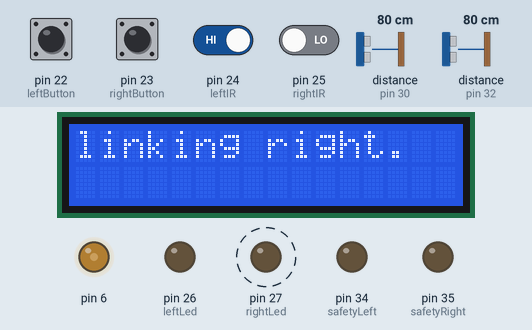
Simulated run of this sketch. Board: Arduino Mega 2560, built with avr-gcc and run on an emulated ATmega2560. Parts: 16×2 character LCD, output pins drawn as LEDs (lit = HIGH). Wiring (inferred from the names in the program): 2 × ultrasonic range finder: trigger pin 31, echo pin 30 / trigger pin 33, echo pin 32. Dashed ring = blinking. The inputs (shaded band) are chosen by the test bench; at power-on: pin 24 (leftIR) HIGH, pin 22 (leftButton), pin 23 (rightButton), pin 25 (rightIR) LOW, distance to the obstacle (sensors on pin 32, pin 30) 80 cm. The echo pulse lasts 58.3 µs per cm; pins used as bus, display or sensor lines are not drawn; what the sketch prints to the serial monitor is not drawn.

Above: at 1.2 s.
1.3 s: distance to the obstacle (sensor on pin 32) set to 46 cm
14.0 s: distance to the obstacle (sensor on pin 32) set to 39 cm
At 20.9 s:
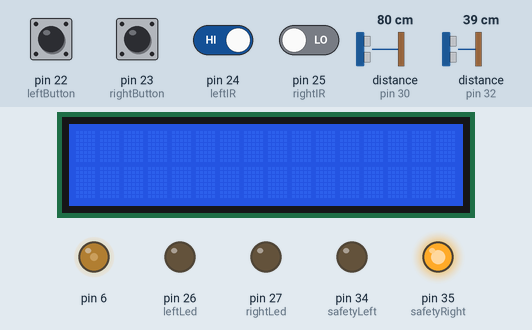
21.3 s: pin 24 (leftIR) driven LOW
At 21.8 s:
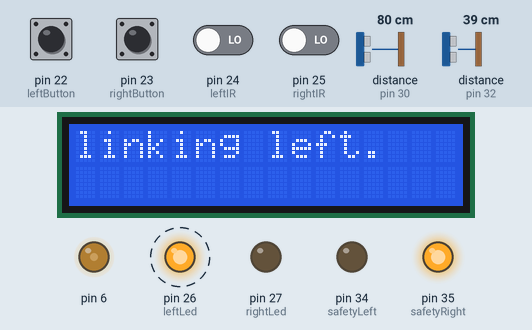
28.6 s: distance to the obstacle (sensor on pin 30) set to 2 cm
At 35.0 s:
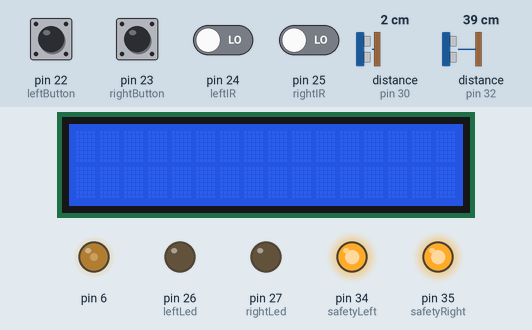
35.9 s: distance to the obstacle (sensor on pin 32) set to 60 cm
At 36.9 s:
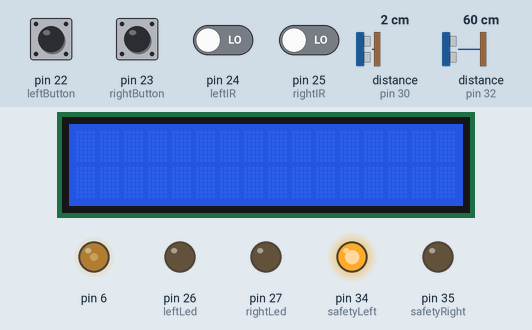
43.2 s: distance to the obstacle (sensor on pin 30) set to 36 cm
50.5 s: distance to the obstacle (sensor on pin 30) set to 46 cm
At 52.3 s:
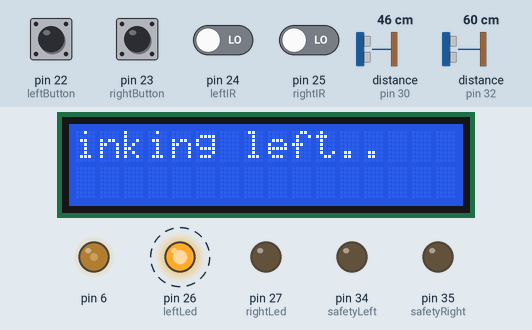
Timing chart, 0 to 58.8 s (numbered marks = the images above; inputs shaded):
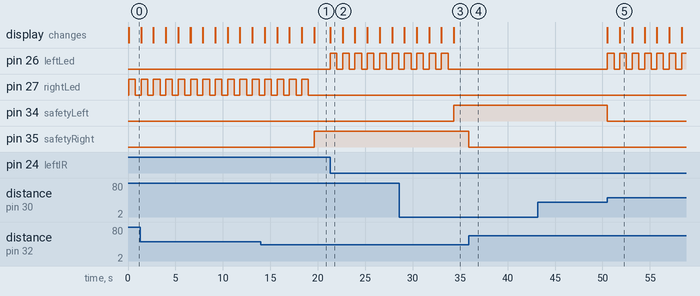

The sketch:

smartBicycle.ino
```cpp
#include <LiquidCrystal.h>
LiquidCrystal lcd(12, 11, 5, 4, 3, 2);

const int leftButton = 22;
const int rightButton = 23;
const int leftIR = 24;
const int rightIR = 25;
const int leftLed =  26;
const int rightLed =  27;
const int trigLeft = 31;
const int echoLeft = 30;
const int trigRight = 33;
const int echoRight = 32;
const int safetyLeft = 34;
const int safetyRight = 35;

int contrast = 85;     //not needed if pot is connected to pin 6 i.e. Vo of lcd
int buttonState = 0;
int irState = HIGH;
long duration, distance, sonarLeft, sonarRight;

void setup() {
  Serial.begin(19200);
  Serial.println("System started");
  analogWrite(6, contrast);     //not needed if pot is connected to pin 6 i.e. Vo of lcd
  lcd.begin(16, 2);
  lcd.print("System started");
  pinMode(leftButton, INPUT);
  pinMode(rightButton, INPUT);
  pinMode(leftIR, INPUT);
  pinMode(rightIR, INPUT);
  pinMode(leftLed, OUTPUT);
  pinMode(rightLed, OUTPUT);
  pinMode(trigLeft, OUTPUT);
  pinMode(echoLeft, INPUT);
  pinMode(safetyLeft, OUTPUT);

  pinMode(trigRight, OUTPUT);
  pinMode(echoRight, INPUT);
  pinMode(safetyRight, OUTPUT);
}

void loop() {
  SonarSensor(trigLeft, echoLeft);
  sonarLeft = distance;
  SonarSensor(trigRight, echoRight);
  sonarRight = distance;

  if (sonarLeft <= 40) { // if distance is less than 40cm~16inch turn the LED ON
    digitalWrite(safetyLeft, HIGH);
    Serial.print("Unsafe Left: ");
    Serial.print(sonarLeft);
    Serial.println(" cm");
  } else {
    Serial.print("Left: ");
    Serial.print(sonarLeft);
    Serial.println(" cm");
    digitalWrite(safetyLeft, LOW);
  }

  if (sonarRight <= 40) {
    digitalWrite(safetyRight, HIGH);
    Serial.print("Unsafe Right: ");
    Serial.print(sonarRight);
    Serial.println(" cm");
  } else {
    Serial.print("Right: ");
    Serial.print(sonarRight);
    Serial.println(" cm");
    digitalWrite(safetyRight, LOW);
  }

  lcd.setCursor(0, 0);
  if (digitalRead(leftButton) == HIGH || digitalRead(leftIR) == LOW) {
    lcd.clear();
    if (sonarLeft > 40) {
      blinkLeft();
    }
  } else if (digitalRead(rightButton) == HIGH || digitalRead(rightIR) == LOW) {
    lcd.clear();
    if (sonarRight > 40) {
      blinkRight();
    }
  }
}

void blinkLeft() {
  Serial.print("Blinking left");
  lcd.print("Blinking left");
  lcd.autoscroll();
  for (int i = 0; i < 5; i++) {
    digitalWrite(leftLed, HIGH);
    Serial.print(".");
    lcd.print(".");
    delay(700);
    digitalWrite(leftLed, LOW);
    delay(600);
  }
  lcd.noAutoscroll();
  lcd.clear();
  Serial.println("\nLed off");
  lcd.print("Led off");
}

void blinkRight() {
  Serial.print("Blinking right");
  lcd.print("Blinking right");
  lcd.autoscroll();
  for (int i = 0; i < 5; i++) {
    digitalWrite(rightLed, HIGH);
    Serial.print(".");
    lcd.print(".");
    delay(700);
    digitalWrite(rightLed, LOW);
    delay(600);
  }
  lcd.noAutoscroll();
  lcd.clear();
  Serial.println("\nLed off");
  lcd.print("Led off");
}

void SonarSensor(int trigPinSensor, int echoPinSensor) {
  digitalWrite(trigPinSensor, LOW);// put trigpin LOW
  delayMicroseconds(2);// wait 2 microseconds
  digitalWrite(trigPinSensor, HIGH);// switch trigpin HIGH
  delayMicroseconds(10); // wait 10 microseconds
  digitalWrite(trigPinSensor, LOW);// turn it LOW again

  //read the distance
  duration = pulseIn(echoPinSensor, HIGH);
  distance = (duration / 2) / 29.1; // getting distance in cm
}
```

Measured:
- the behaviour switches between 42 and 41 cm on distance to the obstacle (sensor on pin 32) (found by bisection; images 0 and 1)
- the behaviour switches between 41 and 42 cm on distance to the obstacle (sensor on pin 30) (found by bisection; images 4 and 5)
- after the input at 14.0 s, pin 27 (rightLed): goes on until 19.0 s, then stays LOW; pin 35 (safetyRight): LOW → HIGH after 5.6 s; the display: first differs from a run without the input after 5.6 s (image 1)
- after the input at 21.3 s, pin 26 (leftLed): alternates HIGH for 0.70 s and LOW for 0.60 s, starting at once; the display: changes at once (image 2)
- after the input at 28.6 s, pin 26 (leftLed): goes on until 33.7 s, then stays LOW; pin 34 (safetyLeft): LOW → HIGH after 5.7 s; the display: first differs from a run without the input after 5.7 s (image 3)
- after the input at 35.9 s, pin 35 (safetyRight): HIGH → LOW at once
- after the input at 43.2 s, every drawn part: stays the same
- after the input at 50.5 s, pin 26 (leftLed): alternates HIGH for 0.70 s and LOW for 0.60 s, starting at once; pin 34 (safetyLeft): HIGH → LOW at once; the display: first changes at once (image 5 shows a later state)
- by itself, pin 27 (rightLed): alternates HIGH for 0.70 s and LOW for 0.60 s
